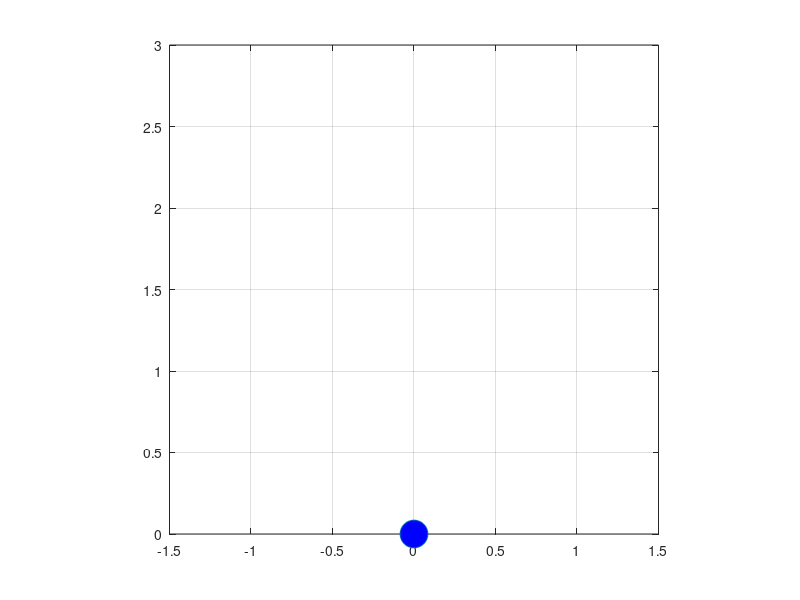

Here is the MATLAB script that generated this plot: (Note: this script raises an error after producing the figure.)
clear;
close all;

dt = 0.01;%%時間刻み=離散時間Tsとして使用
Tfin = 3;%シミュレーション終了時間
t1 = [0:dt:Tfin];

u1 = ones(1,length(t1))*4;
u2 = ones(1,length(t1))*4;

xi_z = zeros(length(t1),3);
xi_z(1,:) = [0 0 0];%状態ξの初期値を設定

h = plot(xi_z(1,1),xi_z(1,2), 'o', 'MarkerSize' ,20, 'MarkerFaceColor', 'b');

hold on;
axis equal;
grid on;
axis([-1.5 1.5 0 3])

for i = 1:length(t1)-1
    %θ(n),すなわち xi_z(i+1,3) をx(n),y(n)の計算に使う
    xi_z(i+1,3) = xi_z(i,3) + u2(i)*dt;
    xi_z(i+1,1) = xi_z(i,1) + u1(i)*cos(xi_z(i+1,3))*dt;
    xi_z(i+1,2) = xi_z(i,2) + u1(i)*sin(xi_z(i+1,3))*dt;

    set(h, 'XData', xi_z(i,1),'YData', xi_z(i,2));

    drawnow;

    F = getframe;
      % RGBデータをインデックス付きデータに変更
      [X,map] = rgb2ind(F.cdata,256);
      if i==1
          % GIFファイルに書き出し
          imwrite(X,map,'twowheels.gif')
      else
          % 2回目以降は'append'でアニメーションを作成
          imwrite(X,map,'twowheels.gif','WriteMode','append')
      end

end
